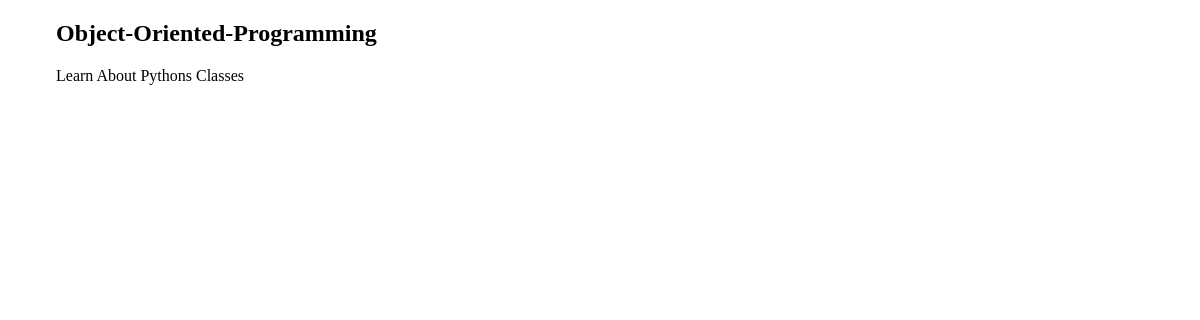
The page /courses/3/ on the database as committed earlier.
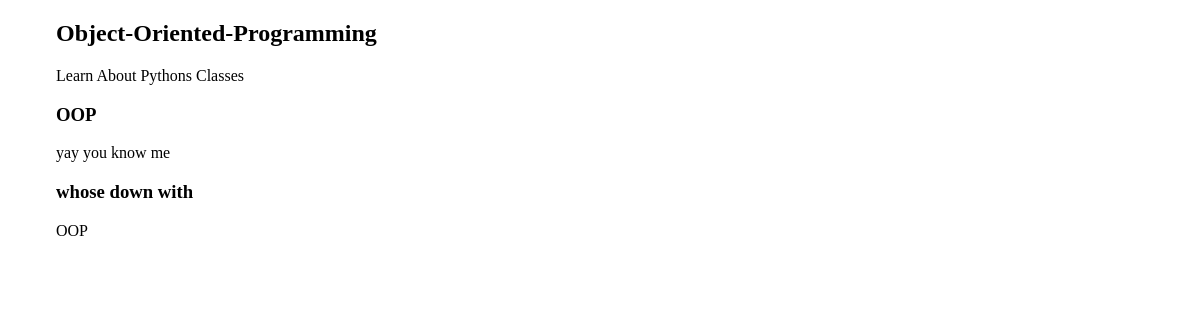
The same page on the database as committed later.
### courses/models.py (models this page shows, shortened)
class Step(models.Model):
    title = models.CharField(max_length=255)
    description = models.TextField()
    content = models.TextField(blank=True, default='')
    order = models.IntegerField(default=0)
    course = models.ForeignKey(Course)
    class Meta:
        ordering = ['order',]

### courses/views.py (the view)
# urls.py: url(r'(?P<pk>\d+)/$', views.course_detail, name='detail'),
def course_detail(request, pk):
    course = get_object_or_404(Course, pk=pk)
    return render(request, 'courses/course_detail.html', {'course': course})

### courses/templates/courses/course_detail.html (shortened to what this page needs)
{% extends "layout.html" %}
{% block content  %}
<article>
  <h2>{{ course.title  }}</h2>
  {{  course.description }}
  <section>
    {%  for step in course.step_set.all %}
    <h3>  {{ step.title }} </h3>
      {{ step.description }}
    {% endfor %}
  </section>
</article>
{% endblock %}

Rows that differ between the two databases and show on the page:
added Step: title "OOP", description "yay you know me"
added Step: title "whose down with", description "OOP"
